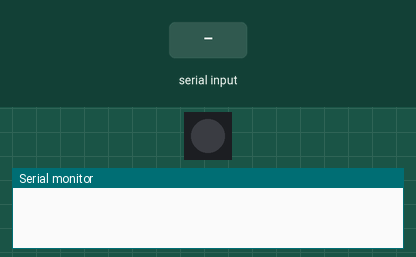
This sketch was run on a simulated ESP32-C3. On the bench: 1 RGB LEDs in strip order, left to right, the last lines printed to the serial monitor. The inputs (shaded band) are chosen by the test bench. Random numbers use the default seed unless the sketch sets one; no radio packets arrive unless stated.

Above: at 0.1 s.
At 15.8 s:
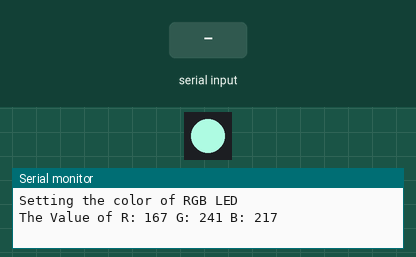
15.9 s: "1" received over the second serial link
At 33.5 s:
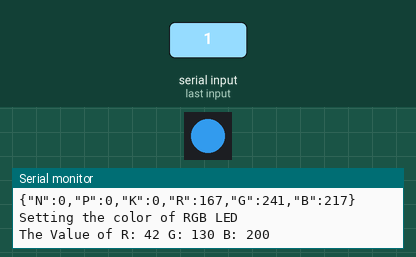
Timing chart, 0 to 52.6 s (numbered marks = the images above; inputs shaded):
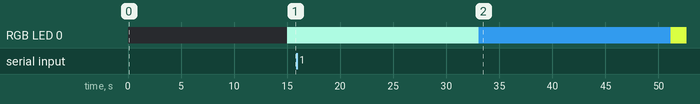

The sketch:

esp32c3_slave_demo.ino
```cpp
// To Run the RS485
#include <SoftwareSerial.h>

// To Run Lora
#include <SPI.h>
#include <LoRa.h>

// RGB LED Control
#include <Adafruit_NeoPixel.h>

// To Package sensor data
#include <ArduinoJson.h>

// RS485 Configuration for NPK Sensor
#define sensorFrameSize 11
#define sensorWaitingTime 1000
#define sensorByteResponse 0x0E

//Lora SPI Pin configuration
#define SS 3
#define RST 2
#define DIO 6

//Data direction pin for RS485
const int dtr = 5;

// RS485 Byte Address Request to Sensor
unsigned char nReq[8] = { 0x01, 0x03, 0x00, 0x1E, 0x00, 0x01, 0xE4, 0x0C };  //Nitrogen
unsigned char pReq[8] = { 0x01, 0x03, 0x00, 0x1F, 0x00, 0x01, 0xB5, 0xCC };  //Phosporous
unsigned char kReq[8] = { 0x01, 0x03, 0x00, 0x20, 0x00, 0x01, 0x85, 0xC0 };  //Potassium

unsigned char byteResponse[11] = {};

unsigned long lastSensorRead = 0;

uint8_t R = 0;
uint8_t G = 0;
uint8_t B = 0;

SoftwareSerial sensor(4, 7);
Adafruit_NeoPixel pixels(1, 19, NEO_GRB + NEO_KHZ800);

StaticJsonDocument<96> doc;

void setup() {
  // put your setup code here, to run once:
  Serial.begin(115200);
  sensor.begin(9600);

  pinMode(dtr, OUTPUT);
  digitalWrite(dtr, LOW);

  if (!sensor) {  // If the object did not initialize, then its configuration is invalid
    Serial.println("Invalid pin configuration, check config");
    while (1) {  // Don't continue with invalid configuration
      delay(1000);
    }
  }

  pixels.begin();
  pixels.clear();

  LoRa.setPins(SS, RST, DIO);  // set CS, reset, IRQ pin

  if (!LoRa.begin(868E6)) {  // initialize ratio at 868 MHz
    Serial.println("LoRa init failed. Check your connections.");
    while (true)
      ;  // if failed, do nothing
  }
}

void loop() {

  //Get the sensor value every 15secs  and send it through lora
  if (millis() - lastSensorRead >= 15000) {

    String packagedData = "";

    R = random(256);
    G = random(256);
    B = random(256);

    Serial.println("Setting the color of RGB LED");
    Serial.printf("The Value of R: %d G: %d B: %d",R,G,B);
    Serial.println();

    pixels.setPixelColor(0, pixels.Color(R, G, B));
    pixels.show();  // Send the updated pixel colors to the hardware.


    float N = getSensorValue(nReq);
    float P = getSensorValue(pReq);
    float K = getSensorValue(kReq);

    Serial.printf("Sensor Value, N: %f P : %f K : %f",N,P,K);

    //Package all the data

    doc["N"] = N;
    doc["P"] = P;
    doc["K"] = K;
    doc["R"] = R;
    doc["G"] = G;
    doc["B"] = B;

    serializeJson(doc, packagedData);

    Serial.println("Sending data through Lora!");
    Serial.println(packagedData);

    LoRa.beginPacket();
    LoRa.print(packagedData);
    LoRa.endPacket();

    lastSensorRead = millis();
  }
}

float getSensorValue(unsigned char req[]) {
  //request reading from the sensor
  sensor.flush();
  digitalWrite(dtr, HIGH);
  sensor.write(req, 8);
  digitalWrite(dtr, LOW);

  // Wait for sensor to response
  unsigned long resptime = millis();
  while ((sensor.available() < sensorFrameSize) && ((millis() - resptime) < sensorWaitingTime)) {
    delay(1);
  }

  while (sensor.available()) {
    for (int n = 0; n < sensorFrameSize; n++) {
      byteResponse[n] = sensor.read();
      delay(1);
    }
  }

  //Print the byte response!
  for (int i = 0; i < 7; i++) {
    Serial.print(byteResponse[i], HEX);
    Serial.print(" ");
  }

  float combined_value = 0.0;
  //Convert Hex value to Decimal
  if (byteResponse[2] == 0x02) {
    combined_value = (byteResponse[3] << 8) | byteResponse[4];
    Serial.println("calculating 2 byte response");
  } else if (byteResponse[2] == 0x04) {
    combined_value = (byteResponse[5] << 8) | byteResponse[6];
    Serial.println("calculating 4 byte response");
  }

  for (int i = 0; i < 11; i++) {
    byteResponse[i] = 0;
  }

  Serial.println("Value : " + String(combined_value));
  return combined_value;
}
```
